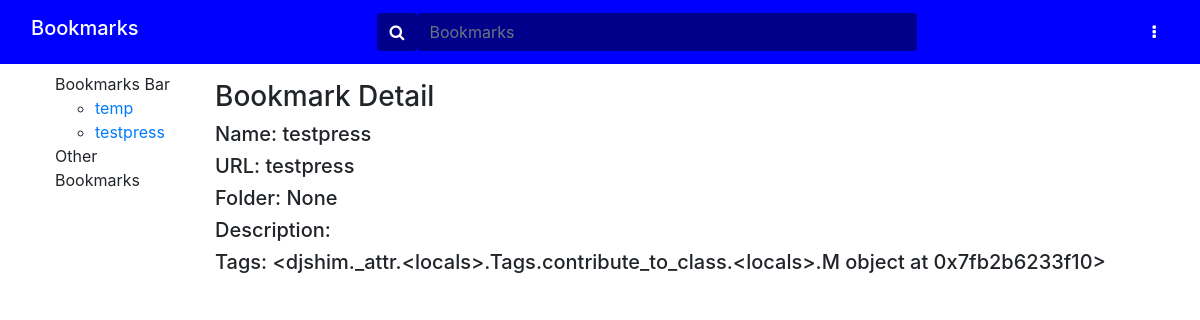
Page /bookmarks/6/bookmarkdetail/ on the earlier database version.
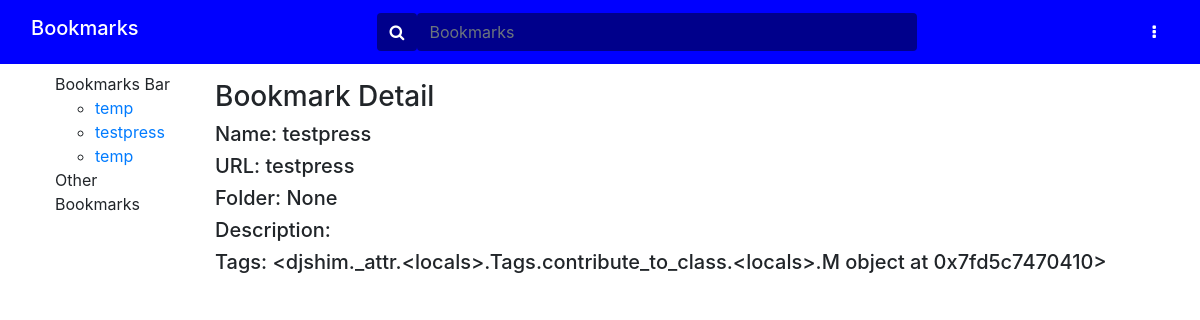
Same page on the later database version.
### bookmarksapp/models.py (models this page shows, shortened)
class Folder(models.Model):
    name = models.CharField(max_length=200, help_text='Enter the folder name')
    def __str__(self):
        return self.name

class Bookmarks(models.Model):
    name = models.CharField(max_length=200, help_text='Enter a webpage name')
    url = models.CharField(max_length=200, help_text='Enter a webpage url')
    description = models.CharField(max_length=200, help_text='Enter a webpage description')
    tags = TaggableManager(help_text='Enter webpage tags')
    folder = models.ForeignKey('Folder', on_delete=models.CASCADE, null=True, blank=True)

### bookmarksapp/views.py (the view)
# urls.py: path('<int:pk>/bookmarkdetail/', views.Detailbookmarks, name='detail-bookmarks'),
def Detailbookmarks(request,pk):
    folder_list = Folder.objects.all()
    bookmark = get_object_or_404(Bookmarks,pk=pk)
    if (request.POST):
        bookmarkform = BookmarkForms(request.POST)
        folderform = FolderForm(request.POST)
    else:
        bookmarkform = BookmarkForms(initial={'url': 'https://www.'})
        folderform = FolderForm()
    if (bookmarkform.is_valid()):
        bookmarkform.save()
    if (folderform.is_valid()):
        folderform.save()
    context = {
        'folder_list': folder_list,
        'bookmarkform': bookmarkform,
        'folderform': folderform,
        'bookmark': bookmark,
    }
    return render(request, 'bookmarksapp/detail_bookmark.html', context=context)

### bookmarksapp/forms.py
class BookmarkForms(forms.ModelForm):
    class Meta:
        model = Bookmarks
        fields = ['name','url','description','tags','folder']

class FolderForm(forms.ModelForm):
    class Meta:
        model = Folder
        fields = ['name']

### bookmarksapp/templates/bookmarksapp/detail_bookmark.html
{% extends "base_generic.html" %}
{% block content %}
  <h3>Bookmark Detail</h3>
  <h5>Name: {{ bookmark.name }}</h5>
  <h5>URL: {{ bookmark.url }}</h5>
  <h5>Folder: {{ bookmark.folder }}</h5>
  <h5>Description: {{ bookmark.description }}</h5>
  <h5>Tags: {{ bookmark.tags }}</h5>
{% endblock %}

### bookmarksapp/templates/base_generic.html (shortened to what this page needs)
<!DOCTYPE html>
<html lang="en">
<head>
  <link rel="stylesheet" href="https://cdn.jsdelivr.net/npm/bootstrap@4.5.3/dist/css/bootstrap.min.css">
  <link rel="stylesheet" href="https://maxcdn.bootstrapcdn.com/font-awesome/4.4.0/css/font-awesome.min.css">
  <link rel="stylesheet" href="https://cdnjs.cloudflare.com/ajax/libs/font-awesome/4.7.0/css/font-awesome.min.css">
  {% load static %}
  <link rel="stylesheet" href="{% static 'css/styles.css' %}">
</head>
<body>
 <nav class="navbar navbar-expand-lg" style="background-color: blue">
  <div class="container-fluid" >
    <h2 class="navbar-brand" style="color: white;">Bookmarks</h2>
    <div class="input-group container-fluid" style="width: 50%;">
      <form method="get" style="display:flex; width: 100%;">
      <div class="input-group-append">
        <button class="btn" type="submit" style="background-color: darkblue;">
          <i class="fa fa-search" style="color: white;"></i>
        </button>
      </div>
      <input style="background-color:darkblue ; border: darkblue; color: white;" type="text" class="form-control" name="name" id="id_name" placeholder="Bookmarks">
      </form>
    </div>
  <div class="dropdown show">
    <a class="btn" href="#" role="button" id="dropdownMenuLink" data-toggle="dropdown" aria-haspopup="true" aria-expanded="false">
      <i class="fa fa-ellipsis-v" style="color: white;"></i>
    </a>
  </div>
  </div>
</nav>
<div class="container-fluid">
    <div class="row">
      <div class="mysidebar col-sm-2 pt-2">
        <ul class="sidebar-nav" style="list-style-type: none;">
          <li>Bookmarks Bar
            <ul>
              {% for folder in folder_list %}
              <li><a href="">{{ folder.name }}</a></li>
              {% endfor %}
            </ul>
          </li>
          <li>Other Bookmarks
          </li>
        </ul>
      </div>
  <div class="col-sm-10 pt-3">
    {% block content %} {% endblock %}
    </div>
  </div>
</div>
</body>
</html>

Differences in the rows shown:
added Folder: name "temp"
computed for Bookmarks "testpress": tags "<djshim._attr.<locals>.Tags.contribute_to_class.<locals>.M object at 0x7fb2b6233f10>" → "<djshim._attr.<locals>.Tags.contribute_to_class.<locals>.M object at 0x7fd5c7470410>"
